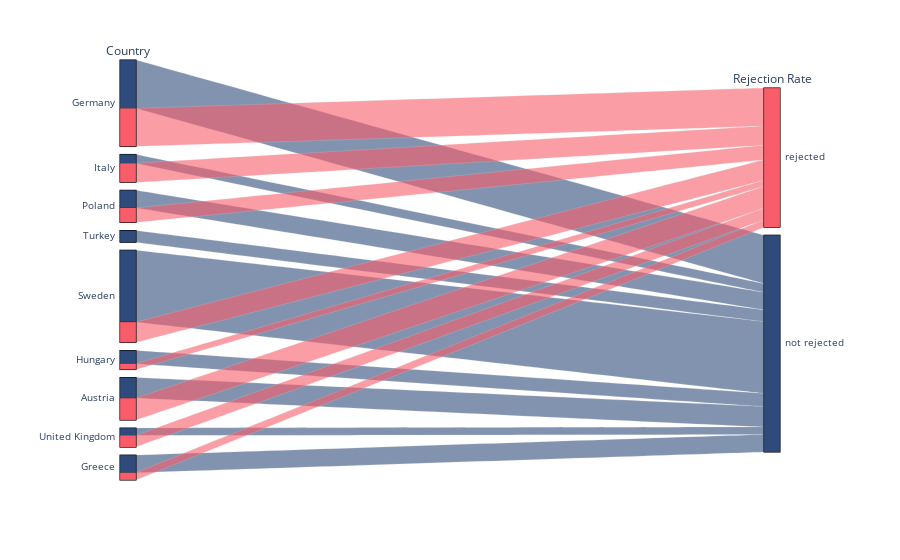

The code cell stored with this chart in its notebook:
### Markdown cell above
In this dataset we show the chance of rejection for refugees in different countries based on interviews held between 2017 and 2020. The amount of rejections could tell us if countries are dealing with a too large amount of refugees.

### Code cell
file_path = 'DataSets/refugee_interview_filtered.csv'
population_data = pd.read_csv(file_path)

data = population_data[['VAR01', 'VAR27']].copy()
data.columns = ['Country', 'Rejection_Rate']

color_mapping = {'not rejected': 0, 'rejected': 1}
data['Rejection_Rate_Num'] = data['Rejection_Rate'].map(color_mapping)

color_scale = [(0, '#2f4b7c'), (1, '#f95d6a')]

fig = px.parallel_categories(data, dimensions=['Country', 'Rejection_Rate'],
                             labels={'Country': 'Country', 'Rejection_Rate': 'Rejection Rate'},
                             color='Rejection_Rate_Num',
                             color_continuous_scale=color_scale)

fig.update_layout(coloraxis_showscale=False)
fig.show()

### Figure 1 — Plotly figure (JSON) as saved in the notebook; plotly's stock layout.template omitted (floating-point values rounded to 4 significant figures; data arrays with more than 128 entries replaced by an {"elided": "..."} marker saying what was removed)
{"data": [{"dimensions": [{"label": "Country", "values": {"elided": "243 str values"}}, {"label": "Rejection Rate", "values": {"elided": "243 str values"}}], "domain": {"x": [0, 1], "y": [0, 1]}, "line": {"color": {"elided": "243 int values"}, "coloraxis": "coloraxis"}, "name": "", "type": "parcats"}], "layout": {"coloraxis": {"colorbar": {"title": {"text": "Rejection_Rate_Num"}}, "colorscale": [[0, "#2f4b7c"], [1, "#f95d6a"]], "showscale": false}, "legend": {"tracegroupgap": 0}, "margin": {"t": 60}}}
